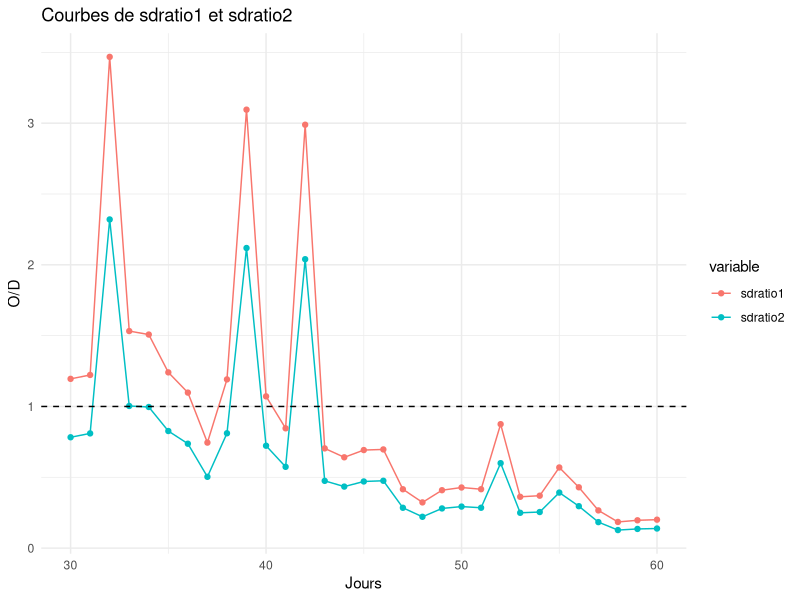

Source code (R): (Note: this script raises an error after producing the figure.)
# LBRAI2219 - Modélisation des systèmes biologiques (2025)
#Code inspiré par le modèle APSIM fait par Alice Falzon et Maxime Cornez 
###############################################################################
# Chargement des packages
###############################################################################
library(readxl)
library(dplyr)
library(tidyr)
library(ggplot2)

###############################################################################
# Chargement des paramètres
###############################################################################

# Paramètres de la culture ----------------------------------------------------

culture_params <- list(
  RUE               = 1.25,  # Radiation Use Efficiency [g/MJ]
  TEc               = 9,     # Coefficient d'efficience de la transpiration
  VPR               = 20,    # Vitesse production de racines [mm/jour]
  CroissPotLAI      = 0.1,   # Croissance potentielle du LAI 
  k                 = 0.45,  # Coefficient d'extinction de la lumière
  LAI_initial       = 1.5,   
  Biomasse_initiale = 45     
)
culture2_params <- list(RUE               = 1.5,  # Radiation Use Efficiency [g/MJ]
                        TEc               = 8,     # Coefficient d'efficience de la transpiration
                        VPR               = 18,    # Vitesse production de racines [mm/jour]
                        CroissPotLAI      = 0.2,   # Croissance potentielle du LAI 
                        k                 = 0.3,  # Coefficient d'extinction de la lumière
                        LAI_initial       = 1.8,   
                        Biomasse_initiale = 30
)
# Paramètres du sol (3 horizons, épaisseur, etc.) ------------------------------

soil_params <- data.frame(
  Horizon     = c(1, 2, 3),
  Epaisseur   = c(300, 300, 300), # mm
  li          = c(50,  50,  50),  # Limite inférieure d'eau
  ls          = c(100, 100, 100), # Limite supérieure d'eau
  #es          = c(100, 100, 100), # Eau disponible dans sol (= sw)
  es_h        = c(40, 30, 30), # Eau disponible dans sol par horizon ; es_h1+es_h2+es_h3 = es
  kl          = c(0.07, 0.07, 0.07) # Taux d'extraction [mm/jour]
)



# Expansion foliaire (table O/D - CEF)------------------------------------------

expansion_foliaire <- data.frame(
  OD  = c(0.5, 1.5, 4),
  CEF = c(0,   1,   1)
)


# Paramètres météo (ex. VPD Frac)-----------------------------------------------

meteo_params <- list(
  VPD_Frac = 1.0  
)


# Vérification------------------------------------------------------------------

# Affiche les listes des paramètres de la culture
culture_params
culture2_params

# Affiche le data frame du sol
soil_params

# Affiche la table d’expansion foliaire
expansion_foliaire

###############################################################################
# Facteurs externes 
###############################################################################

facteur_externe <- data.frame(
  # Jours (30 à 60)
  Jours = c(
    30, 31, 32, 33, 34, 35, 
    36, 37, 38, 39, 40, 41, 
    42, 43, 44, 45, 46, 47, 
    48, 49, 50, 51, 52, 53, 
    54, 55, 56, 57, 58, 59, 60
  ),
  
  # Radiation (MJ/m2)
  Radiation = c(
    27, 27, 14, 24, 23, 21, 
    23, 25, 17, 14, 26, 26, 
    10, 26, 30, 27, 27, 29, 
    27, 26, 25, 23, 14, 25, 
    22, 20, 22, 24, 28, 25, 25
  ),
  
  # Tmax (°C)
  Tmax = c(
    32.3, 31.0, 26.6, 26.0, 26.6, 29.5, 
    30.8, 32.5, 32.3, 25.2, 27.8, 28.2, 
    27.3, 28.6, 28.6, 28.3, 27.6, 31.0, 
    35.0, 34.3, 31.2, 32.7, 29.9, 30.8, 
    31.2, 28.4, 27.7, 31.4, 33.0, 33.2, 32.7
  ),
  
  # Tmin (°C)
  Tmin = c(
    16.4, 15.8, 15.6, 10.0, 11.7, 13.0, 
    16.5, 13.8, 16.7, 16.7, 15.8, 12.8, 
    17.3, 11.3, 13.7, 13.4, 13.7, 12.2, 
    14.7, 20.4, 15.5, 17.9, 18.4, 16.0, 
    16.1, 18.0, 14.9, 16.0, 16.2, 17.2, 18.3
  ),
  
  # VPDobs (hPa)
  VPDobs = c(
    19, 17, 16, 14, 12, 15, 
    18, 19, 23, 21, 15, 14, 
    20, 16, 17, 17, 15, 15, 
    16, 17, 18, 21, 22, 17, 
    18, 20, 18, 19, 19, 20, 21
  )
)


# Affiche la liste pour vérifier
print(facteur_externe)

# Fonction pour calculer saturated vapour pressure
svp <- function(T) { # satured vapour pressure [kPa]
  6.1078 * exp(17.269 * T / (237.3 + T)) * 0.10
}

# Application à Tmax
facteur_externe$svpTmax <- svp(facteur_externe$Tmax) # pression saturante à Tmax

# Application à Tmin
facteur_externe$svpTmin <- svp(facteur_externe$Tmin) # pression saturante à Tmin

# Choisir la valeur de VPDfrac (par défaut on prend 0.75)
VPDfrac <- 0.75

# Fonction pour calculer VPDcalc
calc_VPDcalc <- function(svpTmax, svpTmin, VPDfrac) {
  VPDfrac * (svpTmax - svpTmin)*10
}

# Ajout de la colonne VPDcalc
facteur_externe$VPDcalc <- calc_VPDcalc(
  svpTmax  = facteur_externe$svpTmax,
  svpTmin  = facteur_externe$svpTmin,
  VPDfrac  = VPDfrac
)


###############################################################################
# Modèle
###############################################################################

simulate_two_cultures <- function(facteur_externe, soil_params, culture_params, culture2_params, expansion_foliaire) {
  n_days <- nrow(facteur_externe)
  
  # Initialisation du sol (réserves d'eau pour chaque horizon)
  ES1 <- numeric(n_days)
  ES2 <- numeric(n_days)
  ES3 <- numeric(n_days)
  ES1[1] <- soil_params$es_h[1]
  ES2[1] <- soil_params$es_h[2]
  ES3[1] <- soil_params$es_h[3]
  
  # Initialisation des LAI dynamiques pour chaque culture
  LAI1 <- numeric(n_days)
  LAI2 <- numeric(n_days)
  LAI1[1] <- culture_params$LAI_initial
  LAI2[1] <- culture2_params$LAI_initial
  
  # Initialisation de la biomasse pour chaque culture
  Biomasse1 <- numeric(n_days)
  Biomasse2 <- numeric(n_days)
  Biomasse1[1] <- culture_params$Biomasse_initiale
  Biomasse2[1] <- culture2_params$Biomasse_initiale
  
  # Initialisation des vecteurs de biomasse cumulée
  Biomasse_cum1 <- numeric(n_days)
  Biomasse_cum2 <- numeric(n_days)
  Biomasse_cum1[1] <- culture_params$Biomasse_initiale
  Biomasse_cum2[1] <- culture2_params$Biomasse_initiale
  
  # Préparation d'un data frame pour stocker les résultats quotidiens
  results <- data.frame(
    Jour = facteur_externe$Jours,
    Tot_ES = numeric(n_days),      # Eau totale dans le sol
    Pot_Supply = numeric(n_days),  # Offre potentielle globale du sol
    Pot_Demand1 = numeric(n_days), # Demande potentielle culture 1
    Pot_Demand2 = numeric(n_days), # Demande potentielle culture 2
    sdratio1 = numeric(n_days),
    sdratio2 = numeric(n_days),
    Transpiration1 = numeric(n_days),
    Transpiration2 = numeric(n_days),
    LAI1 = numeric(n_days),
    LAI2 = numeric(n_days),
    Biomasse1 = numeric(n_days),
    Biomasse2 = numeric(n_days)
  )
  
  results$LAI1[1] <- LAI1[1]
  results$LAI2[1] <- LAI2[1]
  results$Biomasse1[1] <- Biomasse1[1]
  results$Biomasse2[1] <- Biomasse2[1]
  
  # Fonction pour calculer l'effet d'expansion foliaire (interpolation sur la table OD/CEF)
  leaf_exp_effect <- function(sdratio, expansion_foliaire) {
    if(sdratio <= expansion_foliaire$OD[1]) {
      return(expansion_foliaire$CEF[1])
    } else if (sdratio >= tail(expansion_foliaire$OD,1)) {
      return(tail(expansion_foliaire$CEF,1))
    } else {
      for(j in 1:(nrow(expansion_foliaire)-1)){
        if(sdratio >= expansion_foliaire$OD[j] && sdratio < expansion_foliaire$OD[j+1]){
          return(expansion_foliaire$CEF[j] + 
                   (sdratio - expansion_foliaire$OD[j]) * 
                   (expansion_foliaire$CEF[j+1] - expansion_foliaire$CEF[j]) / 
                   (expansion_foliaire$OD[j+1] - expansion_foliaire$OD[j]))
        }
      }
    }
  }
  
  # Boucle de simulation quotidienne
  for (i in 1:n_days) {
    DAS <- facteur_externe$Jours[i]
    # Calcul de la profondeur racinaire effective commune :
    profondeur_totale <- sum(soil_params$Epaisseur)
    rdepth <- min(DAS * max(culture_params$VPR, culture2_params$VPR), profondeur_totale)
    
    # Calcul des offres potentielles pour chaque horizon (même que dans la version à 1 culture)
    of1 <- ifelse(rdepth >= soil_params$Epaisseur[1], 1, rdepth / soil_params$Epaisseur[1]) * ES1[i] * soil_params$kl[1]
    of2 <- ifelse(rdepth <= soil_params$Epaisseur[1], 0,
                  ifelse(rdepth > soil_params$Epaisseur[1] + soil_params$Epaisseur[2],
                         1, (rdepth - soil_params$Epaisseur[1]) / soil_params$Epaisseur[2])) * ES2[i] * soil_params$kl[2]
    of3 <- ifelse(rdepth <= (soil_params$Epaisseur[1] + soil_params$Epaisseur[2]), 0, 
                  (rdepth - soil_params$Epaisseur[1] - soil_params$Epaisseur[2]) / soil_params$Epaisseur[3]) * ES3[i] * soil_params$kl[3]
    
    Pot_Supply <- of1 + of2 + of3
    
    # Calcul de l'effet lumineux pour chaque culture
    li1 <- 1 - exp(-culture_params$k * LAI1[i])
    li2 <- 1 - exp(-culture_params$k * LAI2[i])  # on suppose que le coefficient k est le même pour les deux; sinon adapter
    results$li1[i] <- li1
    results$li2[i] <- li2
    # Récupération de la radiation et du VPDcalc
    rad <- facteur_externe$Radiation[i]
    VPDcalc <- facteur_externe$VPDcalc[i]
    
    # Calcul des demandes potentielles pour chaque culture
    # Formule : (Radiation * LI * RUE * (VPDcalc/10)) / TEc
    Pot_Demand1 <- rad * li1 * culture_params$RUE * (VPDcalc/10) / culture_params$TEc
    Pot_Demand2 <- rad * li2 * culture2_params$RUE * (VPDcalc/10) / culture2_params$TEc
    
    # Stockage dans results
    results$Pot_Demand1[i] <- Pot_Demand1
    results$Pot_Demand2[i] <- Pot_Demand2
    
    # Demande totale et transpiration totale
    Total_Demand <- Pot_Demand1 + Pot_Demand2
    Total_Transpiration <- min(Pot_Supply, Total_Demand)
    
    # Allocation de la transpiration entre cultures (si Total_Demand > 0)
    transp1 <- if (Total_Demand > 0) Total_Transpiration * (Pot_Demand1 / Total_Demand) else 0
    transp2 <- if (Total_Demand > 0) Total_Transpiration * (Pot_Demand2 / Total_Demand) else 0
    
    results$Transpiration1[i] <- transp1
    results$Transpiration2[i] <- transp2
    
    # Stockage de l'eau totale du sol
    results$Tot_ES[i] <- ES1[i] + ES2[i] + ES3[i]
    results$Pot_Supply[i] <- Pot_Supply
    
    # Mise à jour des LAI pour chaque culture
    # On calcule le ratio offre/demande pour chaque culture
    sdratio1 <- if (Pot_Demand1 > 0) Pot_Supply / Pot_Demand1 else 0 # =O/D culture 1
    sdratio2 <- if (Pot_Demand2 > 0) Pot_Supply / Pot_Demand2 else 0 # =O/D culture 2
    leaf_effect1 <- leaf_exp_effect(sdratio1, expansion_foliaire)
    leaf_effect2 <- leaf_exp_effect(sdratio2, expansion_foliaire)
    delta_LAI1 <- leaf_effect1 * culture_params$CroissPotLAI
    delta_LAI2 <- leaf_effect2 * culture2_params$CroissPotLAI
    if(i < n_days) {
      LAI1[i + 1] <- LAI1[i] + delta_LAI1
      LAI2[i + 1] <- LAI2[i] + delta_LAI2
    }
    results$sdratio1[i] <- sdratio1
    results$sdratio2[i] <- sdratio2
    results$LAI1[i] <- LAI1[i]
    results$LAI2[i] <- LAI2[i]
    
    # Mise à jour de la biomasse pour chaque culture
    # Calcul de la biomasse journalière pour chaque culture
    Biomasse_calc1 <- if (sdratio1 > 1) rad * li1 * culture_params$RUE else transp1 * (culture_params$TEc / (VPDcalc/10))
    Biomasse_calc2 <- if (sdratio2 > 1) rad * li2 * culture2_params$RUE else transp2 * (culture2_params$TEc / (VPDcalc/10))
    
    # Mise à jour de la biomasse cumulée pour chaque culture
    if(i < n_days) {
      Biomasse_cum1[i + 1] <- Biomasse_cum1[i] + Biomasse_calc1
      Biomasse_cum2[i + 1] <- Biomasse_cum2[i] + Biomasse_calc2
    }
    results$Biomasse1[i] <- Biomasse_calc1
    results$Biomasse2[i] <- Biomasse_calc2
    results$Biomasse_cum1[i] <- Biomasse_cum1[i]
    results$Biomasse_cum2[i] <- Biomasse_cum2[i]
    
    # Mise à jour du sol : répartition de l'extraction entre horizons selon leur contribution
    if(i < n_days) {
      if(Pot_Supply > 0) {
        ES1[i + 1] <- ES1[i] - (of1 / Pot_Supply) * Total_Transpiration
        ES2[i + 1] <- ES2[i] - (of2 / Pot_Supply) * Total_Transpiration
        ES3[i + 1] <- ES3[i] - (of3 / Pot_Supply) * Total_Transpiration
      } else {
        ES1[i + 1] <- ES1[i]
        ES2[i + 1] <- ES2[i]
        ES3[i + 1] <- ES3[i]
      }
    }
  }
  
  return(results)
}

resultats_two <- simulate_two_cultures(facteur_externe, soil_params, culture_params, culture2_params, expansion_foliaire)
print(resultats_two)

###############################################################################
# Graphiques 
###############################################################################

# Graphe O/D
# On transforme le data frame en format long pour faciliter la visualisation avec ggplot2
data_long <- resultats_two %>% 
  select(Jour, sdratio1, sdratio2) %>% 
  pivot_longer(cols = c(sdratio1, sdratio2), 
               names_to = "variable", 
               values_to = "value")

ggplot(data_long, aes(x = Jour, y = value, color = variable)) +
  geom_line() +
  geom_point() +
  geom_hline(yintercept = 1, linetype = "dashed") +
  labs(x = "Jours", y = "O/D", title = "Courbes de sdratio1 et sdratio2") +
  theme_minimal()


# Graphe de l'eau totale dans le sol (ES)
plot(resultats$Jour, resultats_two$Tot_ES,
     type = "o", pch = 17, col = "cyan3",
     xlab = "Jours", ylab = "Eau disponible (mm)",
     main = "Eau disponible")


# Graphe des transpirations cumulées
# Calcul des cumuls pour chaque culture
resultats_two <- resultats_two %>%
  mutate(Transpiration1_cum = cumsum(Transpiration1),
         Transpiration2_cum = cumsum(Transpiration2))

# Conversion au format long
data_long_transpi <- resultats_two %>%
  select(Jour, Transpiration1_cum, Transpiration2_cum) %>%
  pivot_longer(cols = c(Transpiration1_cum, Transpiration2_cum),
               names_to = "Culture",
               values_to = "Transpiration_cum")

# Tracé du graphique avec ggplot2
ggplot(data_long_transpi, aes(x = Jour, y = Transpiration_cum, color = Culture)) +
  geom_line() +
  geom_point() +
  labs(x = "Jours",
       y = "Transpiration cumulée (mm)",
       title = "Transpiration cumulée") +
  theme_minimal()


# Graphe du LAI
data_long_LAI <- resultats_two %>% 
  select(Jour, LAI1, LAI2) %>% 
  pivot_longer(cols = c(LAI1, LAI2), names_to = "Culture", values_to = "LAI")

ggplot(data_long_LAI, aes(x = Jour, y = LAI, color = Culture)) +
  geom_line() +
  geom_point() +
  labs(x = "Jours", y = "LAI", title = "Evolution du LAI") +
  theme_minimal()


# Graphe des biomasses cumulées
data_long_biom <- resultats_two %>% 
  select(Jour, Biomasse_cum1, Biomasse_cum2) %>% 
  pivot_longer(cols = c(Biomasse_cum1, Biomasse_cum2), 
               names_to = "Culture", 
               values_to = "Biomasse_cumulee")

ggplot(data_long_biom, aes(x = Jour, y = Biomasse_cumulee, color = Culture)) +
  geom_line() +
  geom_point() +
  labs(x = "Jours", y = "Biomasse cumulée (g/m2)", title = "Biomasse cumulée") +
  theme_minimal()


# Graphe d'évolution la radiation et du VPDcalc
ggplot() +
  # Radiation
  geom_line(data = data.frame(Jour = resultats_two$Jour, Radiation = facteur_externe$Radiation),
            aes(x = Jour, y = Radiation, color = "Radiation")) +
  geom_point(data = data.frame(Jour = resultats_two$Jour, Radiation = facteur_externe$Radiation),
             aes(x = Jour, y = Radiation, color = "Radiation")) +
  # VPDcalc
  geom_line(data = data.frame(Jour = resultats_two$Jour, VPDcalc = facteur_externe$VPDcalc),
            aes(x = Jour, y = VPDcalc, color = "VPDcalc")) +
  geom_point(data = data.frame(Jour = resultats_two$Jour, VPDcalc = facteur_externe$VPDcalc),
             aes(x = Jour, y = VPDcalc, color = "VPDcalc")) +
  # Légende 
  scale_color_manual(name = "Légende",
                     values = c("Radiation" = "blue", "VPDcalc" = "red")) +
  labs(x = "Jours", y = "Valeurs") +
  theme_minimal() +
  theme(legend.position = "bottom")
